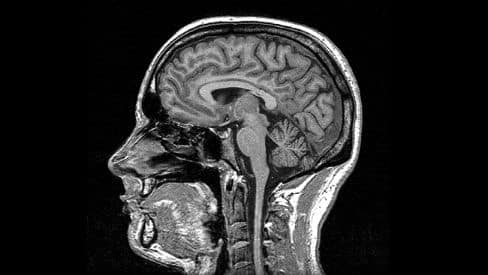
#> input picture Vision Por Computador/Chapter 03. Edge detection/images/medical_1.jpg, 488 x 275 px; the run also reads 1 picture not shown here
$ jupyter execute --allow-errors '3.2 Operators based on second derivative & Canny algorithm.ipynb'   (older library calls are emulated)
#> lines starting #> are read from the running program, lines starting #| are printed output that depends on the picture
# 3.2 Operators based on second derivative

In the previous notebooks we saw how to detect edges by looking at the gradient  image (first-derivative), but it is also possible to do that by analyzing the output of operators based on the second-derivative!

As you may remember, first derivative operators try to detect edges by looking for high magnitude values of such derivatives. The figure below shows a one-dimensional continuous function $f(x)$ in (a) and its first derivative in (b), where we can see that the point corresponding to the highest intensity difference reaches a maximum value:

<center><br /><br /></center>

The third figure (c) shows its second derivative, so we can check how such a value corresponds to... **a zero crossing!** That is, a second derivative yields a zero-crossing at points where the gradient presents a maximum, so we could detect edges looking for those crossings.

Unfortunately, things get a little tricky when moving to a 2D space (like images). Why? because depending on the orientation of the edge, this zero-crossing may go almost unnoticed (see, for example, d):

<center><br /><br /></center>

In this notebook we are going two explore two methods that face such issue and detect edges using the second derivative. These are:

- **Laplacian operator** (<a href="#321">Section 3.2.1</a>)
- **LoG operator** (<a href="#322">Section 3.2.2</a>)

Additionally, we will also take a look at a widely used algorithm that is a combination of different techniques: the **Canny algorithm** (<a href="#323">Section 3.2.3</a>).

## Problem context - Edge detection for medical images

Unfortunately, you were not accepted (yet!) by the researching team at *Hospital Clínico* because the obtained results in the previous notebook were not as good as expected. Anyway, they have shown you the algorithms that they are currently using so you can learn for future opportunities. Let's have a look!

<center></center>

[cell 1]
import numpy as np
from scipy import signal
import cv2
import matplotlib.pyplot as plt
import matplotlib
from ipywidgets import interact, fixed, widgets
from mpl_toolkits.mplot3d import Axes3D

matplotlib.rcParams['figure.figsize'] = (15.0, 15.0)

images_path = './images/'

## 3.2.1 Laplacian operator <a id=321></a>

To face the previously posed issue about unnoticed edges due to the derivate orientation, the idea behind the Laplacian operator is to combine second derivatives in perpendicular directions. Thus, it is defined as:

$$
\nabla^2 f(i,j) =
\frac{\partial^2}{\partial x^2}f(i,j) +
\frac{\partial^2}{\partial y^2}f(i,j)
$$

Note that, by definition, **it returns a scalar**, not a vector as in the gradient case. Indeed, the Laplacian is the trace of the *Hessian matrix*, which fully characterizes the second derivative of a function:

$$
H(f) =
\begin{bmatrix}
\frac{\partial f^2}{\partial x^2} & \frac{\partial}{\partial x}\frac{\partial f}{\partial y} \\
\frac{\partial f}{\partial y}\frac{\partial f}{\partial x} & \frac{\partial f^2}{\partial y^2}
\end{bmatrix}
$$

Compared with the first derivative-based edge detectors such as the Sobel operator, the Laplacian operator have a number of advantages:

- it is a linear operator,
- invariant to image orientation, and
- precise when localizing edges.

### Implementation
Now that we know the theory, let's have a look at how the Laplacian operator is implemented:

1. We start by considering first derivatives (OpenCV uses Sobel, but any alternative is valid): $\\[5pt]$

$$\frac{\partial f(x,y)}{\partial x} = f_x(x,y) \approx G_R(i,j) = f(i+1,j) - f(i,j) \\[5pt]$$

$$\frac{\partial f(x,y)}{\partial y} = f_x(x,y) \approx G_C(i,j) = f(i,j+1) - f(i,j) \\[5pt]$$

2. Then, take second derivatives using the previous definitions:

$$g = \frac{\partial f^2}{\partial x^2} = f_{xx}(x,y) \approx G_R(i,j) - G_R(i-1,j) = f(i+1,j) - 2f(i,j) + f(i-1,j) \\[5pt]$$

$$h = \frac{\partial f^2}{\partial y^2} = f_{yy}(x,y) \approx G_C(i,j) - G_C(i-1,j) = f(i,j+1) - 2f(i,j) + f(i,j-1) \\[10pt]$$

3. Finally, implement it as a convolution with a certain kernel, so $L[F(i,j)] = F(i,j) \otimes L(i,j)$. This would lead to the operation $L[F(i,j)] = (F(i,j) \otimes g) + (F(i,j) \otimes h)$, but thanks to the distributive property of convolution:$\\[10pt]$
$$\underbrace{f \otimes (g + h)}_{\text{One convolution}}
=
\underbrace{(f \otimes g) + (f \otimes h)}_{\text{Two convolutions}}\\[10pt]$$
We can obtain a kernel that carries out both convolutions at once!:

<div style="margin: 0 auto; text-align: center; display: table;">
<div>
    <p><center>g</center></p>
    <table style = "display: table-cell; vertical-align: middle;">
	<tbody>
		<tr>
			<td style="border: 1px solid;">0</td>
			<td style="border: 1px solid;">0</td>
			<td style="border: 1px solid;">0</td>
		</tr>
		<tr>
			<td style="border: 1px solid;">1</td>
			<td style="border: 1px solid;" bgcolor="#81F7F3">-2</td>
			<td style="border: 1px solid;">1</td>
		</tr>
		<tr>
			<td style="border: 1px solid;">0</td>
			<td style="border: 1px solid;">0</td>
			<td style="border: 1px solid;">0</td>
		</tr>
	</tbody>
    </table>
</div>

<div style = "padding: 10px; display: table-cell; vertical-align: middle;"> $+$ </div>
<div>
    <p><center>h</center></p>
    <table style = "display: table-cell; vertical-align: middle;">
    <tbody>
        <tr>
            <td style="border: 1px solid;">0</td>
            <td style="border: 1px solid;">1</td>
            <td style="border: 1px solid;">0</td>
        </tr>
        <tr>
            <td style="border: 1px solid;">0</td>
            <td style="border: 1px solid;" bgcolor="#81F7F3">-2</td>
            <td style="border: 1px solid;">0</td>
        </tr>
        <tr>
            <td style="border: 1px solid;">0</td>
            <td style="border: 1px solid;">1</td>
            <td style="border: 1px solid;">0</td>
        </tr>
    </tbody>
    </table>
</div>

<div style = "padding: 10px; display: table-cell; vertical-align: middle;"> = </div>
<div>
    <p><center>g+h=L</center></p>
    <table style = "display: table-cell; vertical-align: middle;">
	<tbody>
		<tr>
			<td style="border: 1px solid;">0</td>
			<td style="border: 1px solid;">1</td>
			<td style="border: 1px solid;">0</td>
		</tr>
		<tr>
			<td style="border: 1px solid;">1</td>
			<td style="border: 1px solid;" bgcolor="#81F7F3">-4</td>
			<td style="border: 1px solid;">1</td>
		</tr>
		<tr>
			<td style="border: 1px solid;">0</td>
			<td style="border: 1px solid;">1</td>
			<td style="border: 1px solid;">0</td>
		</tr>
	</tbody>
    </table>
</div>

</div>

### Zero-crossing

Note that the result of applying the Laplacian operator is not directly an edges image, but a second-derivative image. Recall that in the case of operators based on the first derivative we had to combine the two images returned by the gradient operator, and then apply a threshold to select edges. In this case, **it is needed an algorithm to detect zero-crossings** in the second-derivative (Laplacian) image in order to return a binary image of edges.

An example of a simple zero-crossing algorithm could be:

1. Select a small positive number $th$ (threshold).
2. A pixel is labelled as an edge if in the Laplacian image:
    - its value is smaller than $-th$ and at least one of its neighbours is bigger that $th$, or
    - its value is bigger than $th$ and at least one of its neighbours is smaller than $-th$.

**Advantages:**
- Zero crossing produces a closed (or almost closed) contour, and
- it provides edges of 1-pixel width!

**Limitations**
- Unfortunately, the Laplacian operator is very sensitive to noise, resulting in a poor edge detection. Solution: If the image is blurred using a Gaussian filter before applying the Laplace operator, we can partially solve the noise problem. If this is done, the resultant o is called **LoG (Laplacian of Gaussian)**.

## 3.2.2 LoG operator <a id=322></a>

So, the LoG operator first smoothes the image, and then applies the Laplacian operator (or viceversa, it's conmutative!). Considering the convolution properties:

$$
\nabla^2[f(x,y)\otimes g_\sigma(x,y)]
=
f(x,y) \otimes \nabla^2[g_\sigma(x,y)]
= f(x,y) \otimes LoG_\sigma(x,y)
$$

LoG is an isotropic operator, that is, it keeps radial symmetry. In this way, it is assumed that the covariance in both image dimensions is the same! Mathematically it is expressed as:

$$LoG_\sigma (x,y) =
\frac{1}{\pi \sigma^4}
\left[ \frac{x^2+y^2}{2 \sigma^2} -1 \right] \exp^{-\frac{x^2+y^2}{2 \sigma^2}}
=
\frac{1}{\pi \sigma^4}
\left[ \frac{r^2}{2 \sigma^2} -1 \right] \exp^{-\frac{r^2}{2 \sigma^2}}
= LoG_\sigma(r^2)
$$

**Let's print the LoG operator!**

[cell 2]
# Gauss filter
v = np.arange(-5,5,0.1)
X, Y = np.meshgrid(v,v)
covar = np.array([[2, 0],[0, 2]]) ## Assuming no correlation between X and Y
gauss_filter = np.exp(-0.5*(X**2/covar[0][0]+Y**2/covar[1][1]))

# Laplace filter
laplace_filter = np.array(([[0,1,0],[1,-4,1],[0,1,0]]), dtype="float")

# LoG operator
LoG = cv2.filter2D(gauss_filter, -1, laplace_filter)

# Plot it!
fig = plt.figure()
ax = plt.axes(projection='3d')
ax.plot_surface(X,Y,LoG,cmap='summer', edgecolor='none');
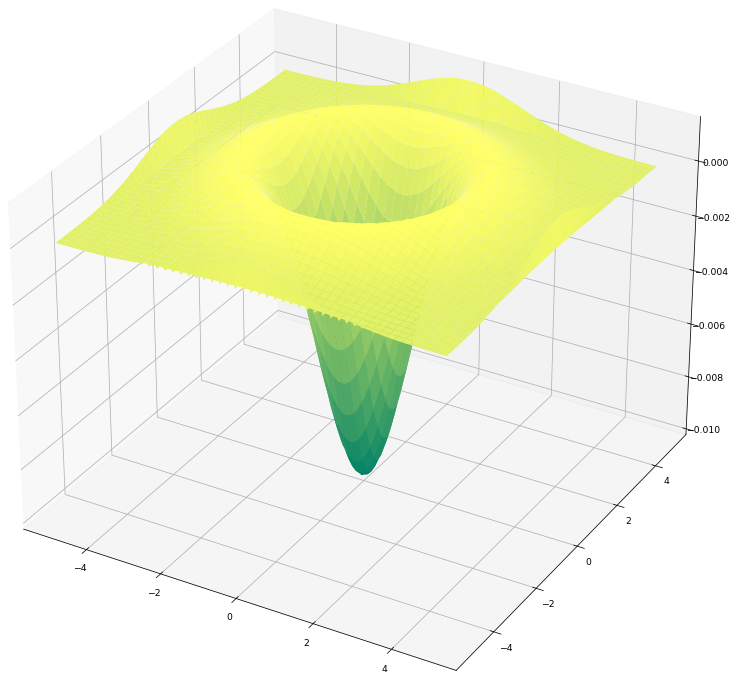
#> figure drawn by matplotlib, 1 panel

As a side note, the LoG operator is not separable. However, it can be implemented as **DoG (Difference of Gaussians)**, a sum of separable operators, reducing its complexity from $O(N^2)$ to $O(4N)$. The DoG is defined as:

$$
DoG_{\sigma_1\sigma_2}(x,y) =
g_{\sigma_1}(x,y) - g_{\sigma_2}(x,y) =
g_{\sigma_1}(x)g_{\sigma_1}(y) - g_{\sigma_2}(x) g_{\sigma_2}(y)
$$

Giving the ratio $\sigma_1 / \sigma_2 = 1.6$ the best approximation of LoG. This complexity reduction approach is employed, for example, in the popular SIFT keypoint detector, as we will see in following notebooks.

### Limitations

- It is computationally costly,
- it doesn't provide any information about edge orientations,
- the output contains negative and non-integer values, so for display purposes the image should be normalized to the range 0-255,
- it is needed a zero-crossing method, and
- it tends to round object corners (more heavily as $\sigma$ grows).

### Experiencing Laplacian and LoG operators

Now that we are almost experts in the Laplacian and LoG operators, let's play a bit with them!

### **<span style="color:green"><b><i>ASSIGNMENT 1a: Applying Gaussian smoothing</i></b></span>**

First, complete the function `gaussian_smoothing()` that:
1. blurs an image using a Gaussian filter, then
2. normalizes it to leverage the full range of values $[0, \dots, 255]$ (this is just a way to process the image in order to increase its contrast), and
3. finally returns the resulting image.

Interesting functions:
- For normalization you can use [`cv2.normalize()`](https://docs.opencv.org/3.4/d2/de8/group__core__array.html#ga87eef7ee3970f86906d69a92cbf064bd).

[cell 3]
# ASSIGNMENT 1a
# Implement a function that blurres an input image using a Gaussian filter and then normalizes it.
def gaussian_smoothing(image, sigma, w_kernel):
    """ Blur and normalize input image.

        Args:
            image: Input image to be binarized
            sigma: Standard deviation of the Gaussian distribution
            w_kernel: Kernel aperture size

        Returns:
            smoothed_norm: Blurred image
    """
    # Write your code here!

    # Define 1D kernel
    s=sigma
    w=w_kernel
    kernel_1D = np.array([1 / (s*np.sqrt(2*np.pi)) * np.exp(-(z**2)/(2*s**2)) for z in range(-w,w+1)])

    # Apply distributive property of convolution
    vertical_kernel = kernel_1D.reshape(2*w+1,1)
    horizontal_kernel = kernel_1D.reshape(1,2*w+1)
    gaussian_kernel_2D = signal.convolve2d(horizontal_kernel, vertical_kernel)

    # Blur image
    # NO hace falta usar cv2.CV_16 porque el kernel es positivo y suma 1, no hay overflow
    smoothed_img = cv2.filter2D(image, -1, gaussian_kernel_2D)

    # Normalize to [0 254] values
    smoothed_norm = np.array(image.shape)
    smoothed_norm = cv2.normalize(smoothed_img, None, 0, 254, cv2.NORM_MINMAX)

    return smoothed_norm

### **<span style="color:green"><b><i>ASSIGNMENT 1b: Applying Laplacian and LoG operators</i></b></span>**

Now, we are going to see the differences between the Laplacian and LoG operators. For that complete the `laplace_testing()` function which:

1. applies the Laplacian operator to the input image and
2. to a blurred version of the input image (use the previously implemented function `gaussian_smoothing()` to smooth it). Notice that applying the Laplacian operator after smoothing the image is equivalent to applying the LoG operator.
3. Finally displays both images along with the original one in a 1x3 plot.

This function uses as inputs:
- an image to be processed,
- the size of the Laplacian filter (should be odd), and
- the parameters of the Gaussian filter.

Note that it would possible to reduce the computation time by precomputing LoG (as commented above). This is convolving the Laplacian and Gaussian filters instead of applying them separately.

Interesting functions:
- OpenCV defines the Laplace operator as [cv2.Laplacian()](https://docs.opencv.org/3.4/d5/db5/tutorial_laplace_operator.html).

[cell 4]
# ASSIGNMENT 1b
# Implement a function that applies the Laplacian operator to the input image and to a blurred version of it.
# Display a 1x3 plot with the original image and the two resulting edge images.
# Inputs: image, size of the Laplacian kernel, sigma and size of the Gaussian kernel
def laplace_testing(image, size_Laplacian, sigma, w_gaussian):
    """ Apply Laplacian and Log operators to an image.

        Args:
            image: Input image to be binarized
            size_Laplacian: size of Laplacian kernel (odd)
            sigma: Standard deviation of the Gaussian distribution
            w_gaussian: Gaussian kernel aperture size
    """
    # Write your code here!

    # Blur image
    blurred_img = gaussian_smoothing(image, sigma, w_gaussian)

    # Apply Laplacian to the original image
    laplacian = cv2.Laplacian(image, cv2.CV_64F, ksize=size_Laplacian)

    # Apply Laplacian to the blurred image
    laplacian_blurred = cv2.Laplacian(blurred_img, cv2.CV_64F, ksize=size_Laplacian)

    # Show initial image
    plt.subplot(131)
    plt.imshow(image, cmap='gray')
    plt.title('Original image')

    # Show laplacian
    plt.subplot(132)
    plt.imshow(laplacian, cmap='gray')
    plt.title('Laplacian without blurring')

    # Show LoG
    plt.subplot(133)
    plt.imshow(laplacian_blurred, cmap='gray')
    plt.title('Laplacian blurred (LoG)')

It is time to try this method to our medical images and play with interactive parameters.$\\[5pt]$

[cell 5]
# Read an image
image = cv2.imread(images_path + 'medical_1.jpg', 0)
#> image is the input picture: shape (275, 488); min 0, max 255, mean 41.7
#> the sliders are set to image = <module 'ipywidgets.fixed_' fr, size_Laplacian = 4, sigma = 2.0, w_gaussian = 2

# Interact with the parameters!
#> (the rest of this cell did not finish here and is left out)


### <font color="blue"><b><i>Thinking about it (1)</i></b></font>

Now, **answer the following questions**:

- Could be the Laplacian applied without a previous blurring? Does this have any drawback?

    <p style="margin: 4px 0px 6px 5px; color:blue"><i>Por poder, se puede. Pero al haber ruido, este contamina el rango dinámico de la laplaciana y hace que el resultado tenga poco contraste. </i></p>

- Are the images obtained in the previous function *edge images*?

    <p style="margin: 4px 0px 0px 5px; color:blue"><i>No, porque no es una imagen binarizada.</i></p>

- If not, what would be needed for obtaining the edges from those images?

    <p style="margin: 4px 0px 0px 5px; color:blue"><i>Se necesitaría un algoritmo de pasos por 0 que busquen cambios de signo entre los vecinos para detectar los bordes.</i></p>

The next code cell implements zero crossing detection, so it retruns the final edges image.

[cell 6]
# This function takes an image, applies LoG (in reality, Gaussian and then laplacian) and then, a Zero-Crossing algorithm.
# It will show the original image, the image with LoG and the image with Zero-Crossing applied.
def zero_crossing(image, size_Laplacian, sigma, w_gaussian, threshold):

    blurred_img = gaussian_smoothing(image, sigma, w_gaussian)

    laplacian = cv2.Laplacian(blurred_img, cv2.CV_16S, ksize=size_Laplacian)

    laplacian_blurred = cv2.normalize(laplacian, None, -255, 255, cv2.NORM_MINMAX)

    width, height = laplacian_blurred.shape
    edges = np.zeros_like(laplacian_blurred,np.uint8)

    for x in range(1,width-1):
        for y in range(1,height-1):
            neighbors = [
                laplacian_blurred[x-1, y-1], laplacian_blurred[x, y-1], laplacian_blurred[x+1, y-1],
                laplacian_blurred[x-1, y],                              laplacian_blurred[x+1, y],
                laplacian_blurred[x-1, y+1], laplacian_blurred[x, y+1], laplacian_blurred[x+1, y+1]
            ]

            if(laplacian_blurred[x,y] > threshold and any(n < -threshold for n in neighbors)) or (laplacian_blurred[x,y] < -threshold and any(n > threshold for n in neighbors)):
                edges[x,y] = 255

    # Show initial image
    plt.subplot(131)
    plt.imshow(image, cmap='gray')
    plt.title('Original image')

    # Show LoG blurred image
    plt.subplot(132)
    plt.imshow(laplacian_blurred, cmap='gray')
    plt.title('LoG')

    # Show LoG with Zero-Crossing
    plt.subplot(133)
    plt.imshow(edges, cmap='gray')
    plt.title('LoG with Zero-Crossing')

    plt.show()

[cell 7]
image = cv2.imread(images_path + 'medical_3.jpg', 0)
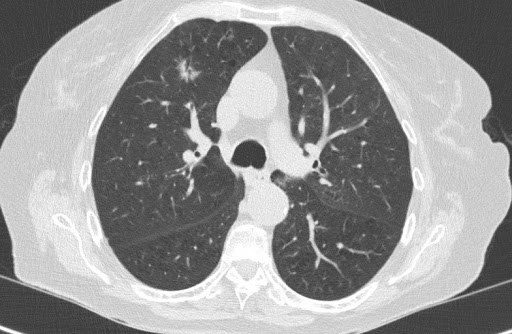
#> input picture Vision Por Computador/Chapter 03. Edge detection/images/medical_3.jpg, 512 x 334 px
#> image is the input picture: shape (334, 512); min 49, max 255, mean 151.1
#> the sliders are set to image = <module 'ipywidgets.fixed_' fr, size_Laplacian = 4, sigma = 2.0, w_gaussian = 2, threshold = 20
#> (the rest of the program and of its run is left out)
